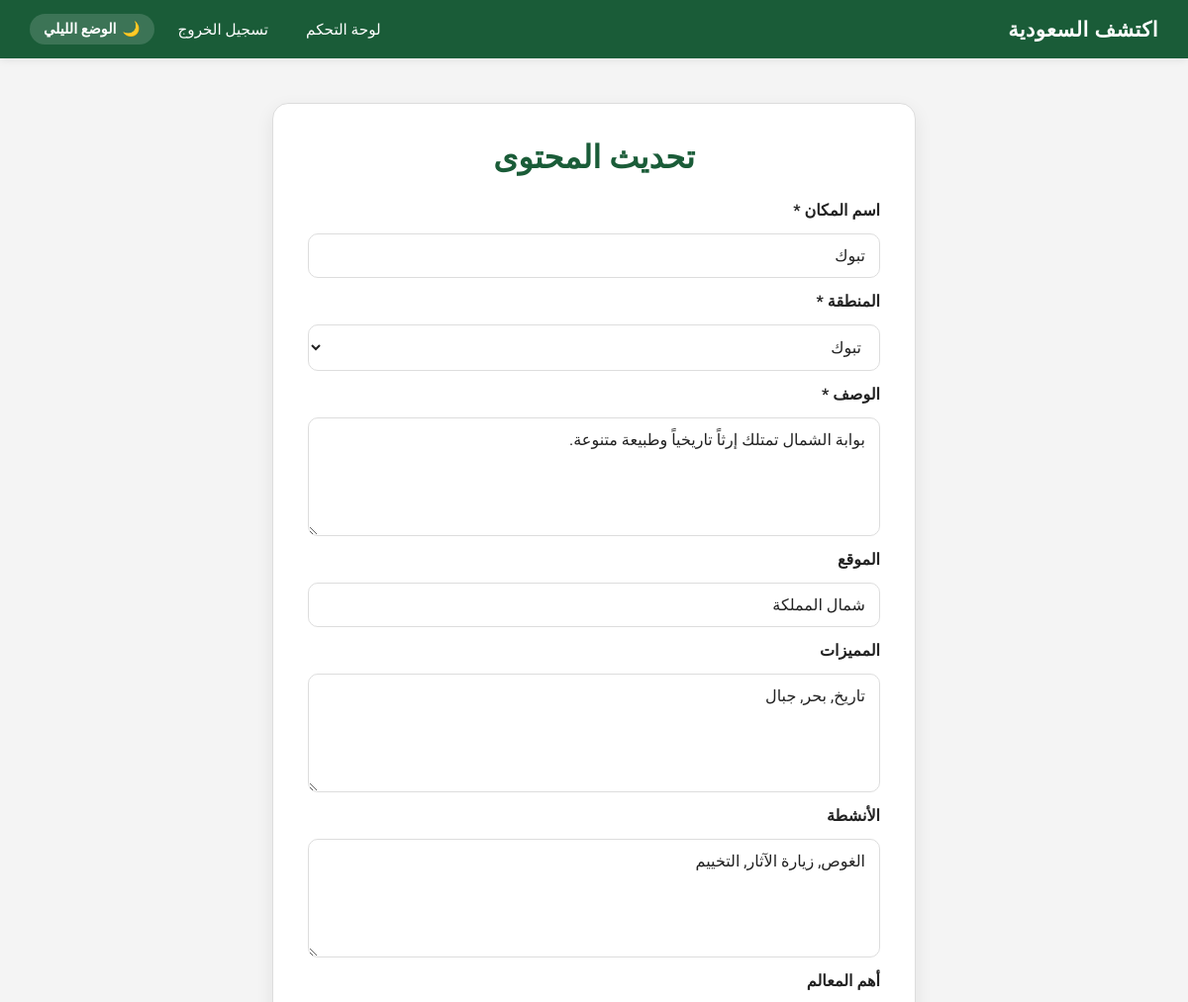
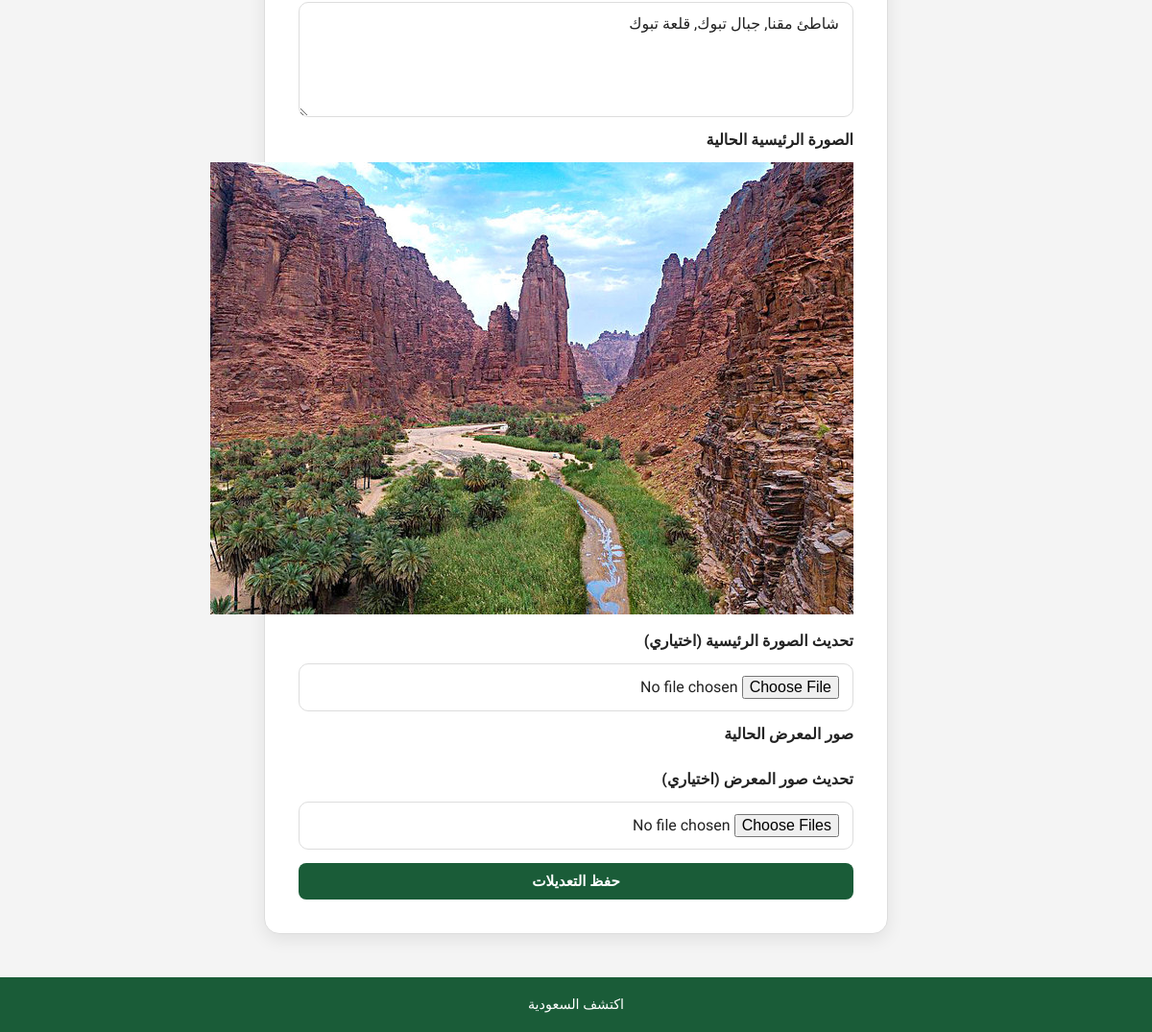
Page /admin/update_content.php?id=6 (signed in) on the committed database (2 pictures, top to bottom).
### tables this page shows
CREATE TABLE places (
    id INT PRIMARY KEY AUTO_INCREMENT,
    name VARCHAR(100) NOT NULL,
    region VARCHAR(100) NOT NULL,
    description TEXT NOT NULL,
    location VARCHAR(100),
    features TEXT,
    activities TEXT,
    top_landmarks TEXT,
    main_image VARCHAR(255) NOT NULL,
    created_at TIMESTAMP DEFAULT CURRENT_TIMESTAMP
);

### admin/update_content.php (the view, shortened to what this page needs)
<?php
include '../includes/db_config.php';
$id = (int) $_GET['id'];
$sql = "SELECT * FROM places WHERE id = $id";
$result = mysqli_query($conn, $sql);
$data = mysqli_fetch_assoc($result);
?>
<!DOCTYPE html>
<html lang="ar" dir="rtl">
<head>
    <link rel="stylesheet" href="../public/css/shared.css">
    <link rel="stylesheet" href="css/admin.css">
</head>
<body>
<header class="site-header" id="site-header" role="banner">
    <nav class="navbar">
        <a href="../public/index.html" class="nav-brand">اكتشف السعودية</a>
        <ul class="nav-menu" id="navMenu">
            <li><a href="dashboard.php" class="nav-link">لوحة التحكم</a></li>
            <li><a href="logout.php" class="nav-link">تسجيل الخروج</a></li>
            <li>
                <button id="nightModeBtn" class="night-mode-btn" type="button" aria-pressed="false">
                    <span class="mode-icon">🌙</span>
                    <span class="mode-text">الوضع الليلي</span>
                </button>
            </li>
        </ul>
    </nav>
</header>
<main>
    <section class="form-container" aria-labelledby="update-title">
        <h1 class="form-title" id="update-title">تحديث المحتوى</h1>
        <form method="POST" enctype="multipart/form-data">
            <label for="name">اسم المكان *</label>
            <input
                type="text"
                id="name"
                name="name"
                value="<?php echo $data['name']; ?>"
                required>
            <label for="region">المنطقة *</label>
            <select id="region" name="region" required>
                <?php
                $regions = [
                    'الرياض', 'مكة المكرمة', 'المدينة المنورة', 'الشرقية',
                    'عسير', 'تبوك', 'حائل', 'الحدود الشمالية',
                    'الجوف', 'القصيم', 'جازان', 'نجران', 'الباحة'
                ];
                foreach ($regions as $r) {
                    $selected = ($data['region'] === $r) ? 'selected' : '';
                    echo "<option value=\"$r\" $selected>$r</option>";
                }
                ?>
            </select>
            <label for="description">الوصف *</label>
            <textarea id="description" name="description" required><?php echo $data['description']; ?></textarea>
            <label for="location">الموقع</label>
            <input
                type="text"
                id="location"
                name="location"
                value="<?php echo $data['location']; ?>">
            <label for="features">المميزات</label>
            <textarea id="features" name="features"><?php echo $data['features']; ?></textarea>
            <label for="activities">الأنشطة</label>
            <textarea id="activities" name="activities"><?php echo $data['activities']; ?></textarea>
            <label for="top_landmarks">أهم المعالم</label>
            <textarea id="top_landmarks" name="top_landmarks"><?php echo $data['top_landmarks']; ?></textarea>
            <label>الصورة الرئيسية الحالية</label>
            <figure>
                <img
                    src="../public/<?php echo $data['main_image']; ?>"
                    class="main-image"
                    alt="الصورة الرئيسية لـ <?php echo $data['name']; ?>">
            </figure>
            <label for="main_image">تحديث الصورة الرئيسية (اختياري)</label>
            <input type="file" id="main_image" name="main_image" accept="image/*">
            <label>صور المعرض الحالية</label>
            <label for="gallery_images">تحديث صور المعرض (اختياري)</label>
            <input type="file" id="gallery_images" name="gallery_images[]" accept="image/*" multiple>
            <button type="submit" name="update">حفظ التعديلات</button>
        </form>
    </section>
</main>
<footer class="site-footer" role="contentinfo">
    <p>اكتشف السعودية</p>
</footer>
</body>
</html>

### public/css/shared.css (style rules this page uses)
:root { --bg-color: #f5f5f5; --card-bg: #ffffff; --text-color: #222222; --text-muted: #555555; --border-color: #dddddd; --nav-bg: #1a5c38; --nav-text: #ffffff; --footer-bg: #1a5c38; --footer-text: #ffffff; --shadow: rgba(0,0,0,0.08); }
*, *::before, *::after { margin: 0; padding: 0; box-sizing: border-box; }
html { scroll-behavior: smooth; }
body { font-family: 'Tajawal', sans-serif; direction: rtl; background-color: var(--bg-color); color: var(--text-color); transition: background-color 0.3s, color 0.3s; min-height: 100vh; display: flex; flex-direction: column; }
main { flex: 1; }
.site-header { background-color: var(--nav-bg); position: sticky; top: 0; z-index: 1000; box-shadow: 0 2px 8px var(--shadow); }
.navbar { max-width: 1200px; margin: 0 auto; padding: 14px 30px; display: flex; justify-content: space-between; align-items: center; position: relative; z-index: 1001; }
.nav-brand { color: var(--nav-text); font-size: 1.3rem; font-weight: 800; text-decoration: none; letter-spacing: 0.5px; }
.nav-menu { list-style: none; display: flex; align-items: center; gap: 10px; }
.nav-link { color: var(--nav-text); text-decoration: none; font-size: 0.95rem; padding: 6px 14px; border-radius: 6px; transition: background 0.2s; }
.night-mode-btn { background: rgba(255,255,255,0.15); border: none; color: white; padding: 7px 14px; border-radius: 20px; cursor: pointer; font-family: 'Tajawal', sans-serif; font-size: 0.9rem; display: flex; align-items: center; gap: 6px; transition: background 0.3s; }
.site-footer { background-color: var(--footer-bg); color: var(--footer-text); text-align: center; padding: 20px; font-size: 0.9rem; margin-top: auto; }
.form-container { max-width: 650px; width: 90%; margin: 45px auto; background-color: var(--card-bg); padding: 35px; border-radius: 16px; box-shadow: 0 6px 18px var(--shadow); border: 1px solid var(--border-color); }
.dashboard-title, .form-title, .form-container h1 { text-align: center; color: var(--nav-bg); margin-bottom: 25px; font-size: 2rem; }
form { display: flex; flex-direction: column; gap: 14px; }
label { font-weight: 700; color: var(--text-color); }
input, textarea, select { width: 100%; padding: 12px 14px; border: 1px solid var(--border-color); border-radius: 10px; background-color: var(--card-bg); color: var(--text-color); font-family: 'Tajawal', sans-serif; font-size: 1rem; }
textarea { min-height: 120px; resize: vertical; }
button, .btn, .edit-btn, .delete-btn { display: inline-block; border: none; padding: 10px 16px; border-radius: 8px; text-decoration: none; cursor: pointer; font-family: 'Tajawal', sans-serif; font-weight: 700; font-size: 0.95rem; }
button, .btn, .edit-btn { background-color: var(--nav-bg); color: var(--nav-text); }

### admin/css/admin.css (style rules this page uses)
* { margin: 0; padding: 0; box-sizing: border-box; font-family: 'Tajawal', sans-serif; }
body { direction: rtl; background-color: #f4f4f4; }

### rows in the picture
places: name "تبوك", description "بوابة الشمال تمتلك إرثاً تاريخياً وطبيعة متنوعة.", location "شمال المملكة", features "تاريخ, بحر, جبال", activities "الغوص, زيارة الآثار, التخييم", top_landmarks "شاطئ مقنا, جبال تبوك, قلعة تبوك", main_image (picture)

### other values in the picture
form field region "تبوك"
